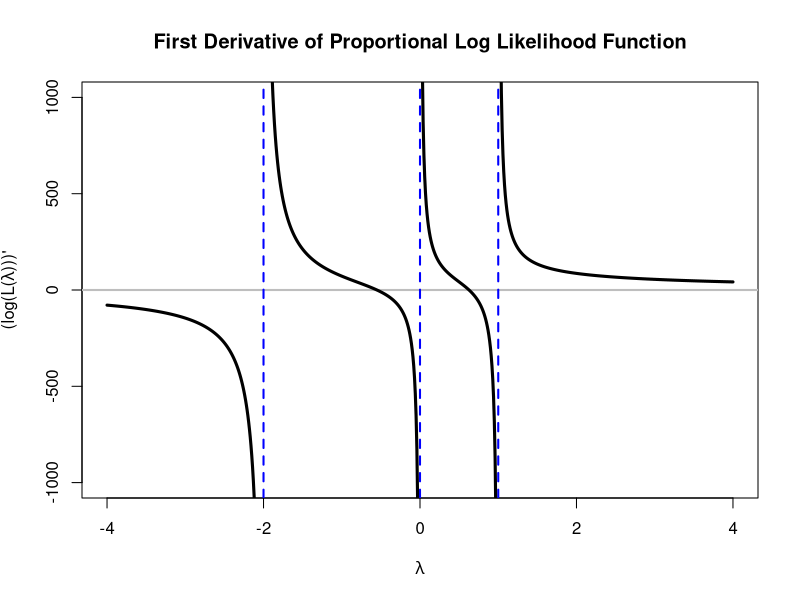

The R script that drew this image: (Note: this script raises an error after producing the figure.)
####################################
# Author: Jeremy Werner            #
# Assignment: STA 250 Assignment 3 #
# Due date: November 27, 2013      #
####################################
setwd("/Users/jmwerner1123/Dropbox/Skoo/F13/STA250/Assignment3")
#####################################################################################
#tick and tock functions for measuring time (circa matlab) modified to meet my needs
#source: http://stackoverflow.com/questions/1716012/stopwatch-function-in-r
tick <- function(gcFirst = TRUE, type=c("elapsed", "user.self", "sys.self")){
   type <- match.arg(type)
   assign(".type", type, envir=baseenv())
   if(gcFirst) gc(FALSE)
   tic <- proc.time()[type]         
   assign(".tic", tic, envir=baseenv())
   invisible(tic)
}
tock <- function(){
   type <- get(".type", envir=baseenv())
   toc <- proc.time()[type]
   tic <- get(".tic", envir=baseenv())
   #print(toc - tic)
   invisible(toc)
   return(toc - tic)
}
#####################################################################################

#Bisection algorithm for finding a root of a function
bisection = function(fun_input, interval_input, tol = 1e-6, maxiter = 1e6, verbose = FALSE){
	tick()
	if(verbose){
		cat(paste0("Begin Bisection Optimization Function...\n", 
			"Interval: (", interval_input[1],",", interval_input[2], 
			") Tol: ", tol, "\n\n"))
	}
	iter = 1
	tol_val = 1
	lower = interval_input[1]
	upper = interval_input[2]
	while((iter <= maxiter) & (tol_val > tol)){
		if(verbose & !(iter %% floor(maxiter/15))){
			cat(paste0("Iteration ", iter, "\tCurrent c: ", c, " f(c) = ",
				fun_input(c), "\n"))
		}
		
		c = (lower + upper)/2
		fun_value = fun_input(c)
		
		if(fun_value*fun_input(upper) > 0){
			upper = c
		}else{
			lower = c
		}
		
		tol_val = abs(fun_value)
		iter = iter + 1
	}
	
	if(verbose & (iter == maxiter+1)){
		cat(paste("\nERROR\n\nMaximum iterations met, current Tol value:", tol_val, "\n", 
			"  Current c: ", c, " f(c) = ", fun_input(c), "\n"))
	}
	
	time = tock()
	if(verbose){
		cat(paste("\nBisection function converged in", iter, 
			"iterations\nElapsed time:", round(time, 4), "seconds \n"))
	}
	return(c)
}#bisection

#Newton-Raphson algorithm to find the root of a function
newton_raphson = function(fun_input, derivative_input, starting_point, tol = 1e-6, maxiter = 1e6, verbose = FALSE){
	tick()
	if(verbose){
		cat(paste0("Begin Newton-Raphson Optimization Function...\n", 
			"Statring point: ", starting_point, " Tol: ", tol, "\n\n"))
	}
	iter = 1
	tol_val = 1
	xt = starting_point
	while((iter <= maxiter) & (tol_val > tol)){
		if(verbose & !(iter %% floor(maxiter/15))){
			cat(paste0("Iteration ", iter, "\tCurrent xt: ", xt, " f(xt) = ",
				fun_input(xt), "\n"))
		}
		xt = xt - fun_input(xt)/derivative_input(xt)
		fun_value = fun_input(xt)
		
		tol_val = abs(fun_value)
		iter = iter + 1
	}
	
	if(verbose & (iter == maxiter+1)){
		cat(paste("\nERROR\n\nMaximum iterations met, current f(xt) value:", 
			fun_value, "Current xt: ", xt, "\n"))
	}
	
	time = tock()
	if(verbose){
		cat(paste("\nNewton-Raphson function converged in", iter, 
			"iterations\nElapsed time:", round(time, 4), "seconds \n"))
	}
	return(xt)
}#newton_raphson


#First and second derivatives of the log likelihood function (we need the root of the
# first derivative to maximize the log likelihood)
log_likelihood_d1 = function(x){return(125/(2+x)-38/(1-x)+34/x)}
log_likelihood_d2 = function(x){return(-125/(2+x)^2-38/(1-x)^2-34/x^2)}


x_vals = seq(-4,4,.01)
pdf("first_derivative.pdf")
plot(x_vals, log_likelihood_d1(x_vals), type = "n", ylab = expression(paste("(log(L(",lambda,")))'")), xlab = expression(paste(lambda)), ylim = c(-1000,1000), main = "First Derivative of Proportional Log Likelihood Function")
abline(0,0, col = "GREY", lwd = 2)
lapply(c(-2,1,0), FUN = function(x){abline(v=x, col = "BLUE", lty = 2, lwd = 2)})
points(x_vals, log_likelihood_d1(x_vals), type = "l", lwd = 3)
dev.off()


bisection_result = bisection(log_likelihood_d1, c(0,1), verbose = TRUE)

n_r_result = newton_raphson(fun_input = log_likelihood_d1, derivative_input = log_likelihood_d2, starting_point = .5, verbose = TRUE)

